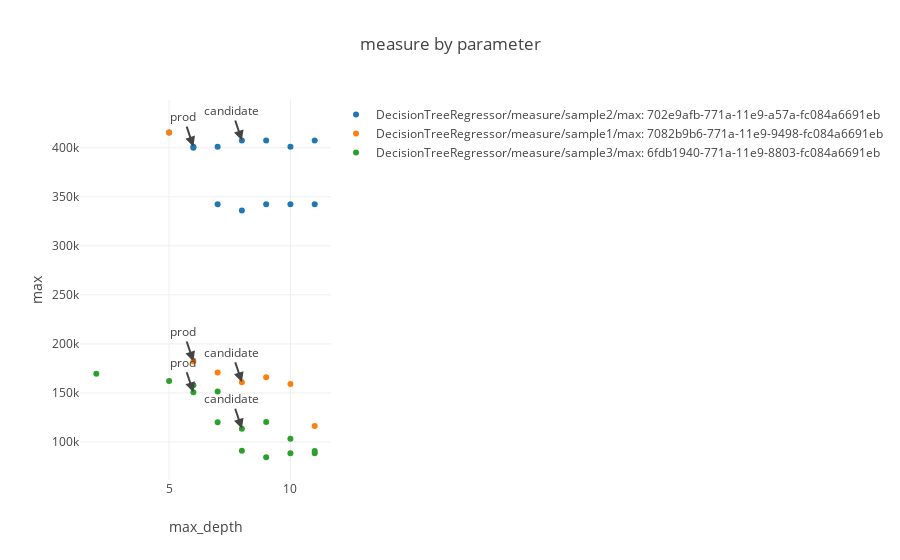

Here is the notebook cell this chart was saved with:
### Markdown cell above
#### Plot error measure vs parameter

### Code cell
import pailab.analysis.plot_helper as plt_helper
import pailab.analysis.plot as plot
plot.measure_by_parameter(ml_repo, ml_repo.tree.models.DecisionTreeRegressor.measures('max'), 'max_depth', data_versions=LAST_VERSION)
#ml_repo.models.DecisionTreeRegressor.measures('r2')

### Figure 1 — Plotly figure (JSON) as saved in the notebook; plotly's stock layout.template omitted (floating-point values rounded to 4 significant figures)
{"data": [{"mode": "markers", "name": "DecisionTreeRegressor/measure/sample2/max: 702e9afb-771a-11e9-a57a-fc084a6691eb", "text": ["model version: 705501a8-771a-11e9-9b99-fc084a6691eb<br>sample3: 702e9afb-771a-11e9-a57a-fc084a6691eb<br>train_data: 7054659c-771a-11e9-a22e-fc084a6691eb", "model version: 6f2dfd88-771a-11e9-9853-fc084a6691eb<br>sample3: 702e9afb-771a-11e9-a57a-fc084a6691eb<br>train_data: 6f0bdc58-771a-11e9-9fe9-fc084a6691eb", "model version: 7061ce76-771a-11e9-949d-fc084a6691eb<br>sample3: 702e9afb-771a-11e9-a57a-fc084a6691eb<br>train_data: 7054659c-771a-11e9-a22e-fc084a6691eb", "model version: 706882f8-771a-11e9-bbf1-fc084a6691eb<br>sample3: 702e9afb-771a-11e9-a57a-fc084a6691eb<br>train_data: 7054659c-771a-11e9-a22e-fc084a6691eb", "model version: 70706f80-771a-11e9-ba61-fc084a6691eb<br>sample3: 702e9afb-771a-11e9-a57a-fc084a6691eb<br>train_data: 7054659c-771a-11e9-a22e-fc084a6691eb", "model version: 7077bff4-771a-11e9-9629-fc084a6691eb<br>sample3: 702e9afb-771a-11e9-a57a-fc084a6691eb<br>train_data: 7054659c-771a-11e9-a22e-fc084a6691eb", "model version: 707d3c71-771a-11e9-bd3d-fc084a6691eb<br>sample3: 702e9afb-771a-11e9-a57a-fc084a6691eb<br>train_data: 7054659c-771a-11e9-a22e-fc084a6691eb", "model version: 70848dd4-771a-11e9-afe4-fc084a6691eb<br>sample3: 702e9afb-771a-11e9-a57a-fc084a6691eb<br>train_data: 7082b9b6-771a-11e9-9498-fc084a6691eb", "model version: 708e4d89-771a-11e9-a5bb-fc084a6691eb<br>sample3: 702e9afb-771a-11e9-a57a-fc084a6691eb<br>train_data: 7082b9b6-771a-11e9-9498-fc084a6691eb", "model version: 70963a24-771a-11e9-be5e-fc084a6691eb<br>sample3: 702e9afb-771a-11e9-a57a-fc084a6691eb<br>train_data: 7082b9b6-771a-11e9-9498-fc084a6691eb", "model version: 709d8a92-771a-11e9-891c-fc084a6691eb<br>sample3: 702e9afb-771a-11e9-a57a-fc084a6691eb<br>train_data: 7082b9b6-771a-11e9-9498-fc084a6691eb", "model version: 70aa58ac-771a-11e9-bbf4-fc084a6691eb<br>sample3: 702e9afb-771a-11e9-a57a-fc084a6691eb<br>train_data: 7082b9b6-771a-11e9-9498-fc084a6691eb", "model version: 70b37c08-771a-11e9-b4b9-fc084a6691eb<br>sample3: 702e9afb-771a-11e9-a57a-fc084a6691eb<br>train_data: 7082b9b6-771a-11e9-9498-fc084a6691eb"], "type": "scatter", "uid": "536ab386-b237-4482-8494-b9b11d5d20b6", "x": [6, 5, 7, 8, 9, 10, 11, 6, 7, 8, 9, 10, 11], "y": [400050, 415450, 342300, 336000, 342300, 342300, 342300, 401100, 401100, 407400, 407400, 401100, 407400]}, {"mode": "markers", "name": "DecisionTreeRegressor/measure/sample1/max: 7082b9b6-771a-11e9-9498-fc084a6691eb", "text": ["model version: 70848dd4-771a-11e9-afe4-fc084a6691eb<br>sample3: 7082b9b6-771a-11e9-9498-fc084a6691eb<br>train_data: 7082b9b6-771a-11e9-9498-fc084a6691eb", "model version: 6f2dfd88-771a-11e9-9853-fc084a6691eb<br>sample3: 7082b9b6-771a-11e9-9498-fc084a6691eb<br>train_data: 6f0bdc58-771a-11e9-9fe9-fc084a6691eb", "model version: 708e4d89-771a-11e9-a5bb-fc084a6691eb<br>sample3: 7082b9b6-771a-11e9-9498-fc084a6691eb<br>train_data: 7082b9b6-771a-11e9-9498-fc084a6691eb", "model version: 70963a24-771a-11e9-be5e-fc084a6691eb<br>sample3: 7082b9b6-771a-11e9-9498-fc084a6691eb<br>train_data: 7082b9b6-771a-11e9-9498-fc084a6691eb", "model version: 709d8a92-771a-11e9-891c-fc084a6691eb<br>sample3: 7082b9b6-771a-11e9-9498-fc084a6691eb<br>train_data: 7082b9b6-771a-11e9-9498-fc084a6691eb", "model version: 70aa58ac-771a-11e9-bbf4-fc084a6691eb<br>sample3: 7082b9b6-771a-11e9-9498-fc084a6691eb<br>train_data: 7082b9b6-771a-11e9-9498-fc084a6691eb", "model version: 70b37c08-771a-11e9-b4b9-fc084a6691eb<br>sample3: 7082b9b6-771a-11e9-9498-fc084a6691eb<br>train_data: 7082b9b6-771a-11e9-9498-fc084a6691eb"], "type": "scatter", "uid": "ce666d2b-fae7-4323-a30a-9ae956381ce7", "x": [6, 5, 7, 8, 9, 10, 11], "y": [182100, 415450, 170730, 160900.0, 165900, 159096, 116200]}, {"mode": "markers", "name": "DecisionTreeRegressor/measure/sample3/max: 6fdb1940-771a-11e9-8803-fc084a6691eb", "text": ["model version: 6fb37a90-771a-11e9-9e21-fc084a6691eb<br>sample3: 6fdb1940-771a-11e9-8803-fc084a6691eb<br>train_data: 6f0bdc58-771a-11e9-9fe9-fc084a6691eb", "model version: 6f2dfd88-771a-11e9-9853-fc084a6691eb<br>sample3: 6fdb1940-771a-11e9-8803-fc084a6691eb<br>train_data: 6f0bdc58-771a-11e9-9fe9-fc084a6691eb", "model version: 705501a8-771a-11e9-9b99-fc084a6691eb<br>sample3: 6fdb1940-771a-11e9-8803-fc084a6691eb<br>train_data: 7054659c-771a-11e9-a22e-fc084a6691eb", "model version: 7061ce76-771a-11e9-949d-fc084a6691eb<br>sample3: 6fdb1940-771a-11e9-8803-fc084a6691eb<br>train_data: 7054659c-771a-11e9-a22e-fc084a6691eb", "model version: 706882f8-771a-11e9-bbf1-fc084a6691eb<br>sample3: 6fdb1940-771a-11e9-8803-fc084a6691eb<br>train_data: 7054659c-771a-11e9-a22e-fc084a6691eb", "model version: 70706f80-771a-11e9-ba61-fc084a6691eb<br>sample3: 6fdb1940-771a-11e9-8803-fc084a6691eb<br>train_data: 7054659c-771a-11e9-a22e-fc084a6691eb", "model version: 7077bff4-771a-11e9-9629-fc084a6691eb<br>sample3: 6fdb1940-771a-11e9-8803-fc084a6691eb<br>train_data: 7054659c-771a-11e9-a22e-fc084a6691eb", "model version: 707d3c71-771a-11e9-bd3d-fc084a6691eb<br>sample3: 6fdb1940-771a-11e9-8803-fc084a6691eb<br>train_data: 7054659c-771a-11e9-a22e-fc084a6691eb", "model version: 70848dd4-771a-11e9-afe4-fc084a6691eb<br>sample3: 6fdb1940-771a-11e9-8803-fc084a6691eb<br>train_data: 7082b9b6-771a-11e9-9498-fc084a6691eb", "model version: 708e4d89-771a-11e9-a5bb-fc084a6691eb<br>sample3: 6fdb1940-771a-11e9-8803-fc084a6691eb<br>train_data: 7082b9b6-771a-11e9-9498-fc084a6691eb", "model version: 70963a24-771a-11e9-be5e-fc084a6691eb<br>sample3: 6fdb1940-771a-11e9-8803-fc084a6691eb<br>train_data: 7082b9b6-771a-11e9-9498-fc084a6691eb", "model version: 709d8a92-771a-11e9-891c-fc084a6691eb<br>sample3: 6fdb1940-771a-11e9-8803-fc084a6691eb<br>train_data: 7082b9b6-771a-11e9-9498-fc084a6691eb", "model version: 70aa58ac-771a-11e9-bbf4-fc084a6691eb<br>sample3: 6fdb1940-771a-11e9-8803-fc084a6691eb<br>train_data: 7082b9b6-771a-11e9-9498-fc084a6691eb", "model version: 70b37c08-771a-11e9-b4b9-fc084a6691eb<br>sample3: 6fdb1940-771a-11e9-8803-fc084a6691eb<br>train_data: 7082b9b6-771a-11e9-9498-fc084a6691eb"], "type": "scatter", "uid": "c5660ca7-4937-4540-b50e-115c1ba2046f", "x": [2, 5, 6, 7, 8, 9, 10, 11, 6, 7, 8, 9, 10, 11], "y": [169680, 162200.0, 158000.0, 151600, 91190.0, 84440.0, 88470.0, 90870.0, 150800.0, 120200.0, 113500.0, 120450, 103200.0, 88470.0]}], "layout": {"annotations": [{"arrowhead": 2, "showarrow": true, "text": "prod", "x": 6, "xref": "x", "y": 401100, "yref": "y"}, {"arrowhead": 2, "showarrow": true, "text": "candidate", "x": 8, "xref": "x", "y": 407400, "yref": "y"}, {"arrowhead": 2, "showarrow": true, "text": "prod", "x": 6, "xref": "x", "y": 182100, "yref": "y"}, {"arrowhead": 2, "showarrow": true, "text": "candidate", "x": 8, "xref": "x", "y": 160900.0, "yref": "y"}, {"arrowhead": 2, "showarrow": true, "text": "prod", "x": 6, "xref": "x", "y": 150800.0, "yref": "y"}, {"arrowhead": 2, "showarrow": true, "text": "candidate", "x": 8, "xref": "x", "y": 113500.0, "yref": "y"}], "title": {"text": "measure by parameter"}, "xaxis": {"title": {"text": "max_depth"}}, "yaxis": {"title": {"text": "max"}}}}
